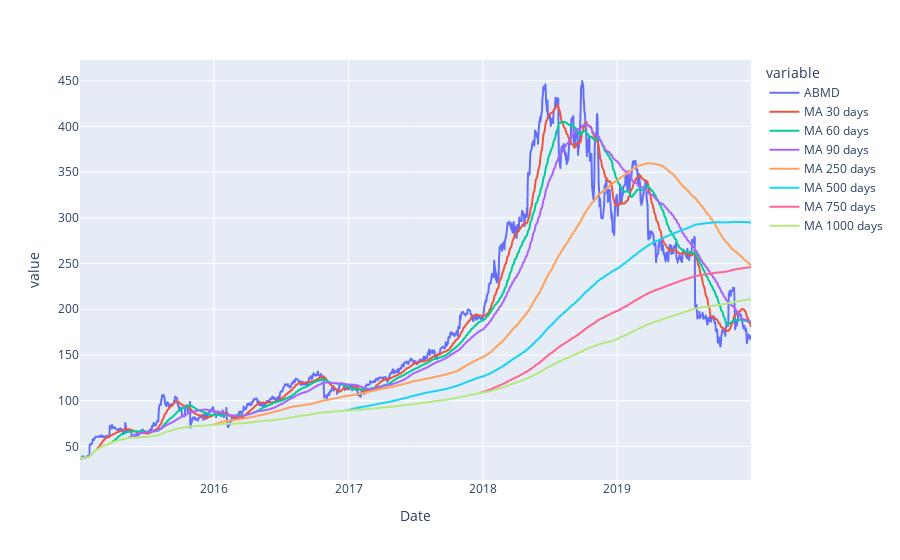

Source (notebook cell):
### Code cell
abmd._moving_average(30,60,90,250,500,750,1000, end_date="2020-01-01")

### Figure 1 — Plotly figure (JSON) as saved in the notebook; plotly's stock layout.template omitted (floating-point values rounded to 4 significant figures; data arrays with more than 128 entries replaced by an {"elided": "..."} marker saying what was removed)
{"data": [{"hovertemplate": "variable=ABMD<br>Date=%{x}<br>value=%{y}<extra></extra>", "legendgroup": "ABMD", "line": {"color": "#636efa", "dash": "solid"}, "mode": "lines", "name": "ABMD", "showlegend": true, "type": "scattergl", "x": {"elided": "1258 str values"}, "xaxis": "x", "y": {"elided": "1258 float values"}, "yaxis": "y"}, {"hovertemplate": "variable=MA 30 days<br>Date=%{x}<br>value=%{y}<extra></extra>", "legendgroup": "MA 30 days", "line": {"color": "#EF553B", "dash": "solid"}, "mode": "lines", "name": "MA 30 days", "showlegend": true, "type": "scattergl", "x": {"elided": "1258 str values"}, "xaxis": "x", "y": {"elided": "1258 float values"}, "yaxis": "y"}, {"hovertemplate": "variable=MA 60 days<br>Date=%{x}<br>value=%{y}<extra></extra>", "legendgroup": "MA 60 days", "line": {"color": "#00cc96", "dash": "solid"}, "mode": "lines", "name": "MA 60 days", "showlegend": true, "type": "scattergl", "x": {"elided": "1258 str values"}, "xaxis": "x", "y": {"elided": "1258 float values"}, "yaxis": "y"}, {"hovertemplate": "variable=MA 90 days<br>Date=%{x}<br>value=%{y}<extra></extra>", "legendgroup": "MA 90 days", "line": {"color": "#ab63fa", "dash": "solid"}, "mode": "lines", "name": "MA 90 days", "showlegend": true, "type": "scattergl", "x": {"elided": "1258 str values"}, "xaxis": "x", "y": {"elided": "1258 float values"}, "yaxis": "y"}, {"hovertemplate": "variable=MA 250 days<br>Date=%{x}<br>value=%{y}<extra></extra>", "legendgroup": "MA 250 days", "line": {"color": "#FFA15A", "dash": "solid"}, "mode": "lines", "name": "MA 250 days", "showlegend": true, "type": "scattergl", "x": {"elided": "1258 str values"}, "xaxis": "x", "y": {"elided": "1258 float values"}, "yaxis": "y"}, {"hovertemplate": "variable=MA 500 days<br>Date=%{x}<br>value=%{y}<extra></extra>", "legendgroup": "MA 500 days", "line": {"color": "#19d3f3", "dash": "solid"}, "mode": "lines", "name": "MA 500 days", "showlegend": true, "type": "scattergl", "x": {"elided": "1258 str values"}, "xaxis": "x", "y": {"elided": "1258 float values"}, "yaxis": "y"}, {"hovertemplate": "variable=MA 750 days<br>Date=%{x}<br>value=%{y}<extra></extra>", "legendgroup": "MA 750 days", "line": {"color": "#FF6692", "dash": "solid"}, "mode": "lines", "name": "MA 750 days", "showlegend": true, "type": "scattergl", "x": {"elided": "1258 str values"}, "xaxis": "x", "y": {"elided": "1258 float values"}, "yaxis": "y"}, {"hovertemplate": "variable=MA 1000 days<br>Date=%{x}<br>value=%{y}<extra></extra>", "legendgroup": "MA 1000 days", "line": {"color": "#B6E880", "dash": "solid"}, "mode": "lines", "name": "MA 1000 days", "showlegend": true, "type": "scattergl", "x": {"elided": "1258 str values"}, "xaxis": "x", "y": {"elided": "1258 float values"}, "yaxis": "y"}], "layout": {"legend": {"title": {"text": "variable"}, "tracegroupgap": 0}, "margin": {"t": 60}, "xaxis": {"anchor": "y", "domain": [0, 1], "title": {"text": "Date"}}, "yaxis": {"anchor": "x", "domain": [0, 1], "title": {"text": "value"}}}}
